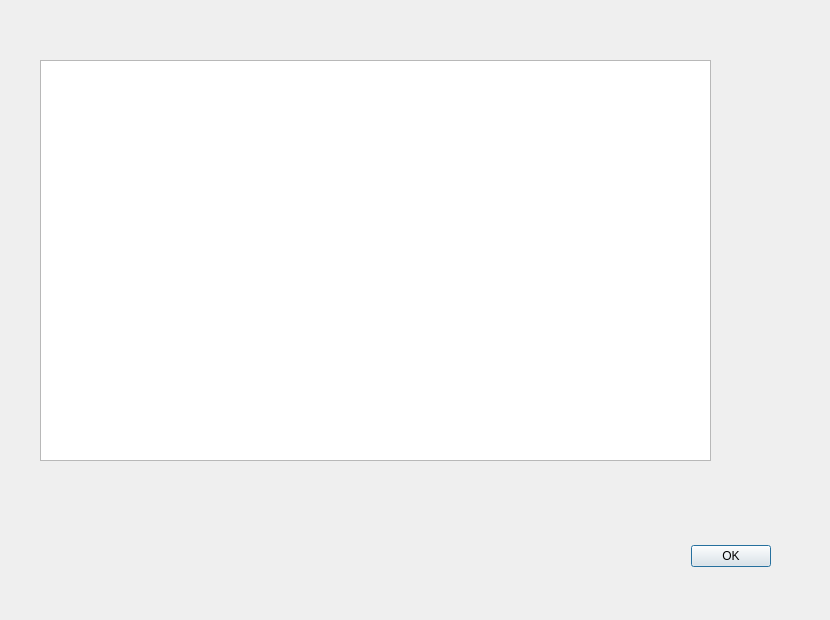
<?xml version="1.0" encoding="UTF-8"?>
<ui version="4.0">
 <class>BatchReportBase</class>
 <widget class="QDialog" name="BatchReportBase">
  <property name="geometry">
   <rect>
    <x>0</x>
    <y>0</y>
    <width>830</width>
    <height>620</height>
   </rect>
  </property>
  <property name="windowTitle">
   <string>Dialog</string>
  </property>
  <widget class="QDialogButtonBox" name="buttonBox">
   <property name="geometry">
    <rect>
     <x>430</x>
     <y>540</y>
     <width>341</width>
     <height>32</height>
    </rect>
   </property>
   <property name="orientation">
    <enum>Qt::Horizontal</enum>
   </property>
   <property name="standardButtons">
    <set>QDialogButtonBox::Ok</set>
   </property>
  </widget>
  <widget class="QColumnView" name="columnView">
   <property name="geometry">
    <rect>
     <x>40</x>
     <y>60</y>
     <width>671</width>
     <height>401</height>
    </rect>
   </property>
  </widget>
 </widget>
 <resources/>
 <connections>
  <connection>
   <sender>buttonBox</sender>
   <signal>accepted()</signal>
   <receiver>BatchReportBase</receiver>
   <slot>accept()</slot>
   <hints>
    <hint type="sourcelabel">
     <x>248</x>
     <y>254</y>
    </hint>
    <hint type="destinationlabel">
     <x>157</x>
     <y>274</y>
    </hint>
   </hints>
  </connection>
  <connection>
   <sender>buttonBox</sender>
   <signal>rejected()</signal>
   <receiver>BatchReportBase</receiver>
   <slot>reject()</slot>
   <hints>
    <hint type="sourcelabel">
     <x>316</x>
     <y>260</y>
    </hint>
    <hint type="destinationlabel">
     <x>286</x>
     <y>274</y>
    </hint>
   </hints>
  </connection>
 </connections>
</ui>
